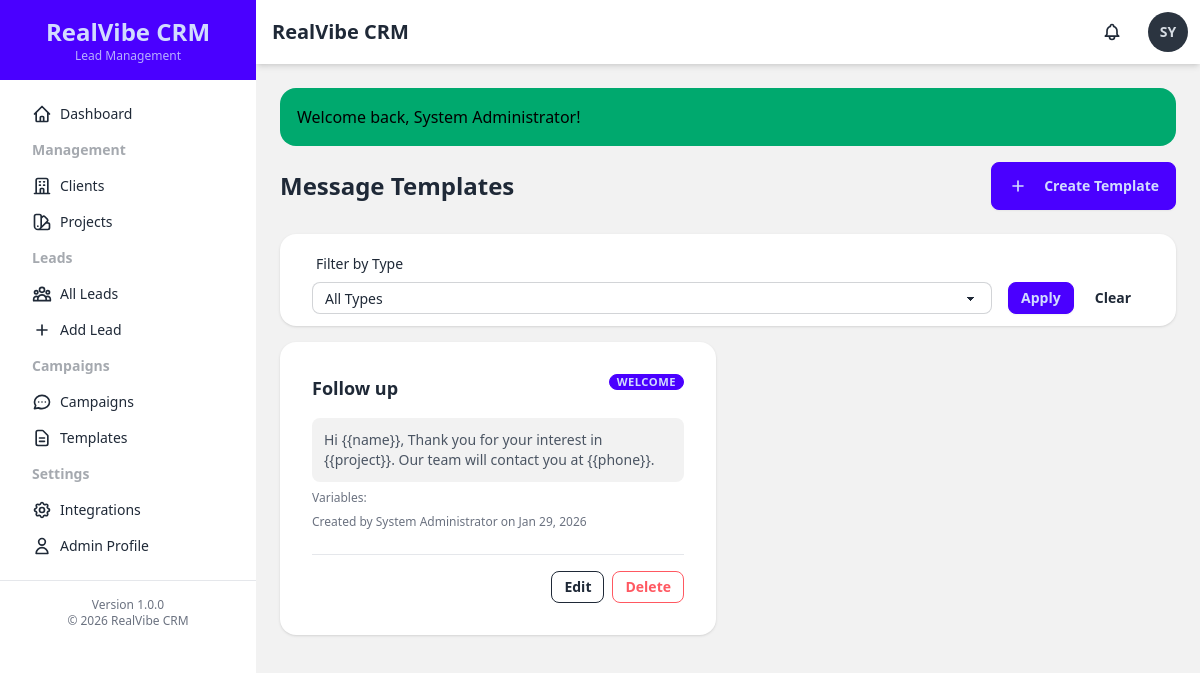
/messages/templates (signed in), run on the app's committed database.
### tables this page shows
CREATE TABLE `users` (
  `id` int(11) NOT NULL AUTO_INCREMENT,
  `username` varchar(50) NOT NULL,
  `email` varchar(100) NOT NULL,
  `password` varchar(255) NOT NULL,
  `full_name` varchar(100) NOT NULL,
  `role` enum('admin','manager','agent') NOT NULL DEFAULT 'agent',
  `is_active` tinyint(1) NOT NULL DEFAULT 1,
  `created_at` timestamp NOT NULL DEFAULT current_timestamp(),
  `updated_at` timestamp NOT NULL DEFAULT current_timestamp() ON UPDATE current_timestamp(),
  PRIMARY KEY (`id`),
  UNIQUE KEY `username` (`username`),
  UNIQUE KEY `email` (`email`),
  KEY `idx_role` (`role`),
  KEY `idx_is_active` (`is_active`)
);

CREATE TABLE `message_templates` (
  `id` int(11) NOT NULL AUTO_INCREMENT,
  `template_name` varchar(100) NOT NULL,
  `template_content` text NOT NULL,
  `template_type` enum('welcome','campaign','follow-up','other') NOT NULL DEFAULT 'other',
  `variables` longtext DEFAULT NULL CHECK (json_valid(`variables`)),
  `created_by` int(11) NOT NULL,
  `created_at` timestamp NOT NULL DEFAULT current_timestamp(),
  `updated_at` timestamp NOT NULL DEFAULT current_timestamp() ON UPDATE current_timestamp(),
  PRIMARY KEY (`id`),
  KEY `idx_template_type` (`template_type`),
  KEY `idx_created_by` (`created_by`),
  CONSTRAINT `fk_message_templates_created_by` FOREIGN KEY (`created_by`) REFERENCES `users` (`id`)
);

### controllers/MessageController.php (called while the page is built, shortened)
<?php
require_once __DIR__ . '/../models/MessageTemplate.php';
class MessageController {
    private $templateModel;
    public function __construct() {
        $this->templateModel = new MessageTemplate();
    }
    public function templates() {
        $type = $_GET['type'] ?? null;
        $templates = $this->templateModel->getAll($type);
        include BASE_PATH . 'views/messages/templates.php';
    }
}

### includes/helpers.php (called while the page is built, shortened)
<?php
function asset($path) {
    return BASE_URL . '/assets/' . ltrim($path, '/');
}
function url($path = '') {
    return BASE_URL . '/' . ltrim($path, '/');
}
function e($string) {
    return htmlspecialchars($string ?? '', ENT_QUOTES, 'UTF-8');
}

### includes/functions.php (called while the page is built, shortened)
<?php
function getCurrentUser() {
    $db = getDatabaseConnection();
    $stmt = $db->prepare("SELECT id, username, email, full_name, role FROM users WHERE id = ? AND is_active = 1");
    $stmt->execute([$_SESSION['user_id']]);
    return $stmt->fetch();
}
function hasPermission($requiredRole) {
    $user = getCurrentUser();
    $roleHierarchy = ['agent' => 1, 'manager' => 2, 'admin' => 3];
    $userRole = $roleHierarchy[$user['role']] ?? 0;
    $required = $roleHierarchy[$requiredRole] ?? 0;
    return $userRole >= $required;
}
function getFlashMessage() {
    if (isset($_SESSION['flash_message'])) {
        $flash = $_SESSION['flash_message'];
        return $flash;
    }
    return null;
}
function truncate($text, $length = 100, $ellipsis = '...') {
    if (strlen($text) <= $length) {
        return $text;
    }
    return substr($text, 0, $length) . $ellipsis;
}

### config/database.php (called while the page is built, shortened)
<?php
class Database {
    private static $instance = null;
    private $connection;
    private function isProduction() {
        return false;
    }
    private function getCredentials() {
        if ($this->isProduction()) {
            return [
                'host' => 'localhost',
                'dbname' => 'u650869678_crm',
                'username' => 'u650869678_crm',
                'password' => 'Amul@123#',
                'charset' => 'utf8mb4'
            ];
        } else {
            return [
                'host' => 'localhost',
                'dbname' => 'realvibe',
                'username' => 'root',
                'password' => '',
                'charset' => 'utf8mb4'
            ];
        }
    }
    private function __construct() {
        $creds = $this->getCredentials();
        $dsn = "mysql:host={$creds['host']};dbname={$creds['dbname']};charset={$creds['charset']}";
        $options = [
            PDO::ATTR_ERRMODE            => PDO::ERRMODE_EXCEPTION,
            PDO::ATTR_DEFAULT_FETCH_MODE => PDO::FETCH_ASSOC,
            PDO::ATTR_EMULATE_PREPARES   => false,
            PDO::MYSQL_ATTR_INIT_COMMAND => "SET NAMES {$creds['charset']}"
        ];
        try {
            $this->connection = new PDO($dsn, $creds['username'], $creds['password'], $options);
        } catch (PDOException $e) {
            error_log("Database Connection Error: " . $e->getMessage());
            die("Database connection failed. Please check your configuration.");
        }
    }
    public static function getInstance() {
        if (self::$instance === null) {
            self::$instance = new self();
        }
        return self::$instance;
    }
    public function getConnection() {
        return $this->connection;
    }
}
function getDatabaseConnection() {
    return Database::getInstance()->getConnection();
}

### models/MessageTemplate.php (called while the page is built, shortened)
<?php
class MessageTemplate {
    private $db;
    public function __construct() {
        $this->db = getDatabaseConnection();
    }
    public function getAll($type = null) {
        if ($type) {
            $stmt = $this->db->prepare("
                SELECT mt.*, u.full_name as created_by_name
                FROM message_templates mt
                LEFT JOIN users u ON mt.created_by = u.id
                WHERE mt.template_type = ?
                ORDER BY mt.created_at DESC
            ");
            $stmt->execute([$type]);
        } else {
            $stmt = $this->db->query("
                SELECT mt.*, u.full_name as created_by_name
                FROM message_templates mt
                LEFT JOIN users u ON mt.created_by = u.id
                ORDER BY mt.created_at DESC
            ");
        }
        return $stmt->fetchAll();
    }
}

### views/messages/templates.php (the view, shortened to what this page needs)
<?php
include BASE_PATH . 'views/layouts/header.php';
?>
<div class="flex justify-between items-center mb-6">
    <h2 class="text-2xl font-bold">Message Templates</h2>
    <?php if (hasPermission('manager')): ?>
        <a href="<?= url('messages/template/create') ?>" class="btn btn-primary">
            <svg xmlns="http://www.w3.org/2000/svg" class="h-5 w-5 mr-2" fill="none" viewBox="0 0 24 24" stroke="currentColor">
                <path stroke-linecap="round" stroke-linejoin="round" stroke-width="2" d="M12 6v6m0 0v6m0-6h6m-6 0H6" />
            </svg>
            Create Template
        </a>
    <?php endif; ?>
</div>
<div class="card bg-base-100 shadow mb-4">
    <div class="card-body py-3">
        <form method="GET" action="<?= url('messages/templates') ?>" class="flex gap-4 items-end">
            <div class="form-control flex-1">
                <label class="label"><span class="label-text">Filter by Type</span></label>
                <select name="type" class="select select-bordered select-sm">
                    <option value="">All Types</option>
                </select>
            </div>
            <div class="flex gap-2">
                <button type="submit" class="btn btn-primary btn-sm">Apply</button>
                <a href="<?= url('messages/templates') ?>" class="btn btn-ghost btn-sm">Clear</a>
            </div>
        </form>
    </div>
</div>
<div class="grid grid-cols-1 lg:grid-cols-2 gap-6">
    <?php if (empty($templates)): ?>
        <div class="col-span-full">
            <div class="card bg-base-100 shadow">
                <div class="card-body">
                    <div class="empty-state">
                        <div class="empty-state-icon">📝</div>
                        <p>No templates found</p>
                        <?php if (hasPermission('manager')): ?>
                            <a href="<?= url('messages/template/create') ?>" class="btn btn-primary btn-sm mt-4">Create Your First Template</a>
                        <?php endif; ?>
                    </div>
                </div>
            </div>
        </div>
    <?php else: ?>
        <?php foreach ($templates as $template): ?>
            <div class="card bg-base-100 shadow hover:shadow-xl transition-shadow">
                <div class="card-body">
                    <div class="flex justify-between items-start mb-2">
                        <h3 class="card-title text-lg"><?= e($template['template_name']) ?></h3>
                        <span class="badge badge-primary badge-sm"><?= ucfirst(e($template['template_type'])) ?></span>
                    </div>
                    <div class="text-sm space-y-2">
                        <div class="bg-base-200 p-3 rounded-lg">
                            <p class="text-gray-600 whitespace-pre-wrap"><?= e(truncate($template['template_content'], 150)) ?></p>
                        </div>
                        <?php if ($template['variables']): ?>
                            <div class="flex items-center gap-2 flex-wrap">
                                <span class="text-xs text-gray-500">Variables:</span>
                            </div>
                        <?php endif; ?>
                        <div class="text-xs text-gray-500">
                            Created by <?= e($template['created_by_name'] ?? 'Unknown') ?>
                            on <?= date('M d, Y', strtotime($template['created_at'])) ?>
                        </div>
                    </div>
                    <?php if (hasPermission('manager')): ?>
                        <div class="card-actions justify-end mt-4 pt-4 border-t">
                            <a href="<?= url("messages/template/edit?id={$template['id']}") ?>" class="btn btn-outline btn-sm">
                                Edit
                            </a>
                            <?php if (hasPermission('admin')): ?>
                                <a href="<?= url("messages/template/delete?id={$template['id']}") ?>"
                                   class="btn btn-error btn-outline btn-sm"
                                   onclick="return confirm('Are you sure you want to delete this template?')">
                                    Delete
                                </a>
                            <?php endif; ?>
                        </div>
                    <?php endif; ?>
                </div>
            </div>
        <?php endforeach; ?>
    <?php endif; ?>
</div>
<?php include BASE_PATH . 'views/layouts/footer.php'; ?>

### views/layouts/header.php (shortened to what this page needs)
<?php requireLogin(); $user = getCurrentUser(); ?>
<!DOCTYPE html>
<html lang="en" data-theme="light">
<head>
    <link href="https://cdn.jsdelivr.net/npm/daisyui@latest/dist/full.css" rel="stylesheet" type="text/css" />
    <script src="https://cdn.tailwindcss.com"></script>
    <link rel="stylesheet" href="<?= asset('css/custom.css') ?>">
</head>
<body class="bg-base-200">
    <div class="drawer lg:drawer-open">
        <div class="drawer-content flex flex-col">
            <div class="navbar bg-base-100 shadow-md">
                <div class="flex-1">
                    <h1 class="text-xl font-bold ml-2"><?= APP_NAME ?></h1>
                </div>
                <div class="flex-none gap-2">
                    <div class="dropdown dropdown-end">
                        <label tabindex="0" id="notificationBell" class="btn btn-ghost btn-circle">
                            <div class="indicator">
                            </div>
                        </label>
                    </div>
                    <div class="dropdown dropdown-end">
                        <label tabindex="0" class="btn btn-ghost btn-circle avatar placeholder">
                            <div class="bg-neutral text-neutral-content rounded-full w-10">
                                <span><?= strtoupper(substr($user['full_name'], 0, 2)) ?></span>
                            </div>
                        </label>
                    </div>
                </div>
            </div>
            <div class="p-4 lg:p-6">
                <?php $flash = getFlashMessage(); if ($flash): ?>
                    <div class="alert alert-<?= $flash['type'] === 'error' ? 'error' : $flash['type'] ?> mb-4 flash-message">
                        <span><?= e($flash['message']) ?></span>
                    </div>
                <?php endif; ?>

### assets/css/custom.css (style rules this page uses)
.badge { font-weight: 600; text-transform: uppercase; font-size: 0.7rem; letter-spacing: 0.5px; }

### data on the page
users: full_name "SY"
message_templates: template_name "Follow up", template_type "WELCOME", template_content "Hi {{name}}, Thank you for your interest in {{project}}. Our team will contact you at {{phone}}.", shows "Variables:", created_by.full_name "System Administrator", created_at "Jan 29, 2026"

### other printed values
APP_NAME "RealVibe CRM"
$flash['message'] "Welcome back, System Administrator!"
APP_VERSION "1.0.0"
